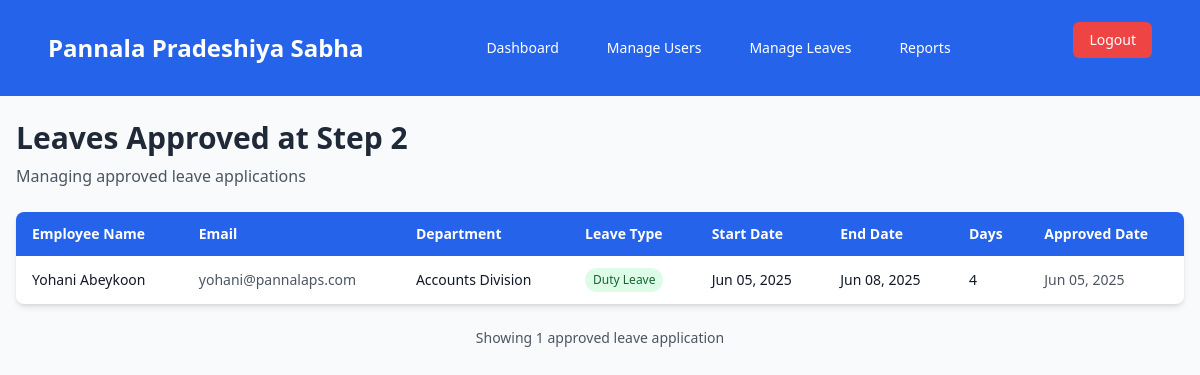
The page /admin/reports.php (signed in) on the database as committed earlier.
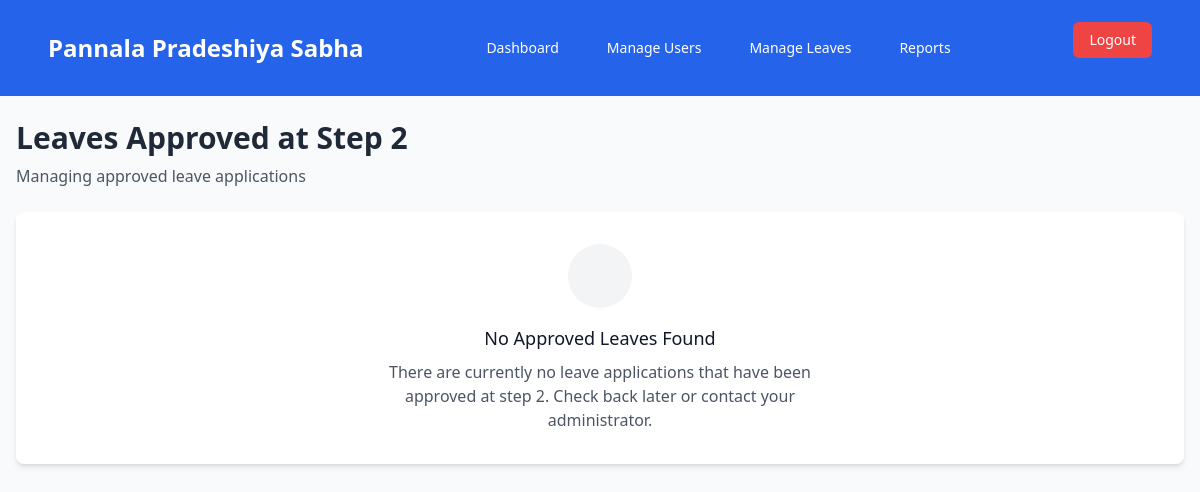
The same page on the database as committed later.
### tables this page shows
CREATE TABLE `wp_leave_request` (
  `request_id` int(11) NOT NULL,
  `user_id` int(11) NOT NULL,
  `leave_type` varchar(50) DEFAULT NULL,
  `leave_start_date` date NOT NULL,
  `leave_end_date` date NOT NULL,
  `number_of_days` int(11) NOT NULL,
  `reason` text DEFAULT NULL,
  `substitute` varchar(255) DEFAULT NULL,
  `status` int(11) DEFAULT NULL COMMENT '1-pending, 2-accept, 3-reject',
  `step_1_approver_id` int(11) DEFAULT NULL,
  `step_1_status` enum('pending','approved','rejected') DEFAULT 'pending',
  `step_1_date` datetime DEFAULT NULL,
  `step_2_approver_id` int(11) DEFAULT NULL,
  `step_2_status` enum('pending','approved','rejected') DEFAULT 'pending',
  `step_2_date` datetime DEFAULT NULL,
  `step_3_approver_id` int(11) DEFAULT NULL,
  `step_3_status` enum('pending','approved','rejected') DEFAULT 'pending',
  `step_3_date` datetime DEFAULT NULL,
  `final_status` enum('pending','approved','rejected') DEFAULT 'pending',
  `created_at` timestamp NOT NULL DEFAULT current_timestamp(),
  `updated_at` timestamp NOT NULL DEFAULT current_timestamp() ON UPDATE current_timestamp(),
  `sub_office` varchar(255) NOT NULL,
  `office_type` enum('head','sub') DEFAULT 'head',
  `rejection_remark` text DEFAULT NULL,
  `department_id` int(11) DEFAULT NULL
);

CREATE TABLE `wp_pradeshiya_sabha_users` (
  `ID` int(11) NOT NULL,
  `username` varchar(255) NOT NULL,
  `password` varchar(255) NOT NULL,
  `first_name` varchar(255) NOT NULL,
  `last_name` varchar(255) NOT NULL,
  `gender` enum('Male','Female') NOT NULL,
  `email` varchar(255) NOT NULL,
  `birthdate` date NOT NULL,
  `address` text NOT NULL,
  `NIC` varchar(12) NOT NULL,
  `service_number` varchar(50) NOT NULL,
  `phone_number` varchar(20) DEFAULT NULL,
  `designation` varchar(255) NOT NULL,
  `head_of_department` varchar(255) NOT NULL,
  `sub_office` varchar(255) NOT NULL,
  `date_of_joining` date NOT NULL,
  `created_at` timestamp NOT NULL DEFAULT current_timestamp(),
  `updated_at` timestamp NOT NULL DEFAULT current_timestamp() ON UPDATE current_timestamp(),
  `leave_balance` int(11) NOT NULL DEFAULT 20,
  `duty_leave_count` int(11) DEFAULT 0,
  `casual_leave_balance` int(11) DEFAULT 7,
  `sick_leave_balance` int(11) DEFAULT 7,
  `department_id` int(11) DEFAULT NULL,
  `designation_id` int(11) DEFAULT NULL
);

CREATE TABLE `wp_departments` (
  `department_id` int(11) NOT NULL,
  `department_name` varchar(255) NOT NULL
);

### admin/reports.php (the view, shortened to what this page needs)
<?php
require "../includes/dbconfig.php";
require "../includes/navbar.php";
$sql = "
    SELECT lr.*, u.first_name, u.last_name, u.email, d.department_name
    FROM wp_leave_request lr
    JOIN wp_pradeshiya_sabha_users u ON lr.user_id = u.ID
    LEFT JOIN wp_departments d ON u.department_id = d.department_id
    WHERE lr.step_2_status = 'approved'
    ORDER BY lr.step_2_date DESC
";
$stmt = $conn->prepare($sql);
$stmt->execute();
$result = $stmt->get_result();
?>
<!DOCTYPE html>
<html lang="en">
<head>
    <script src="https://cdn.tailwindcss.com"></script>
</head>
<body class="bg-gray-50 min-h-screen">
    <div class="container mx-auto px-4 py-6 max-w-7xl">
        <div class="mb-6">
            <h1 class="text-2xl md:text-3xl font-bold text-gray-800 mb-2">
                Leaves Approved at Step 2
            </h1>
            <p class="text-gray-600 text-sm md:text-base">
                Managing approved leave applications
            </p>
        </div>
        <?php if ($result->num_rows > 0): ?>
            <div class="hidden lg:block">
                <div class="bg-white rounded-lg shadow-md overflow-hidden">
                    <table class="min-w-full">
                        <thead class="bg-blue-600 text-white">
                            <tr>
                                <th class="py-3 px-4 text-left text-sm font-semibold">Employee Name</th>
                                <th class="py-3 px-4 text-left text-sm font-semibold">Email</th>
                                <th class="py-3 px-4 text-left text-sm font-semibold">Department</th>
                                <th class="py-3 px-4 text-left text-sm font-semibold">Leave Type</th>
                                <th class="py-3 px-4 text-left text-sm font-semibold">Start Date</th>
                                <th class="py-3 px-4 text-left text-sm font-semibold">End Date</th>
                                <th class="py-3 px-4 text-left text-sm font-semibold">Days</th>
                                <th class="py-3 px-4 text-left text-sm font-semibold">Approved Date</th>
                            </tr>
                        </thead>
                        <tbody class="divide-y divide-gray-200">
                            <?php while ($row = $result->fetch_assoc()): ?>
                                <tr class="hover:bg-gray-50 transition-colors">
                                    <td class="py-3 px-4 text-sm text-gray-900">
                                        <?= htmlspecialchars($row['first_name'] . ' ' . $row['last_name']) ?>
                                    </td>
                                    <td class="py-3 px-4 text-sm text-gray-600">
                                        <?= htmlspecialchars($row['email']) ?>
                                    </td>
                                    <td class="py-3 px-4 text-sm text-gray-900">
                                        <?= htmlspecialchars($row['department_name'] ?? 'N/A') ?>
                                    </td>
                                    <td class="py-3 px-4 text-sm">
                                        <span class="inline-flex px-2 py-1 text-xs font-medium bg-green-100 text-green-800 rounded-full">
                                            <?= htmlspecialchars($row['leave_type']) ?>
                                        </span>
                                    </td>
                                    <td class="py-3 px-4 text-sm text-gray-900">
                                        <?= htmlspecialchars(date('M d, Y', strtotime($row['leave_start_date']))) ?>
                                    </td>
                                    <td class="py-3 px-4 text-sm text-gray-900">
                                        <?= htmlspecialchars(date('M d, Y', strtotime($row['leave_end_date']))) ?>
                                    </td>
                                    <td class="py-3 px-4 text-sm font-medium text-gray-900">
                                        <?= htmlspecialchars($row['number_of_days']) ?>
                                    </td>
                                    <td class="py-3 px-4 text-sm text-gray-600">
                                        <?= htmlspecialchars(date('M d, Y', strtotime($row['step_2_date']))) ?>
                                    </td>
                                </tr>
                            <?php endwhile; ?>
                        </tbody>
                    </table>
                </div>
            </div>
                <?php
                $result->data_seek(0);
                ?>
            <div class="mt-6 text-center">
                <p class="text-sm text-gray-600">
                    Showing <?= $result->num_rows ?> approved leave application<?= $result->num_rows !== 1 ? 's' : '' ?>
                </p>
            </div>
        <?php else: ?>
            <div class="bg-white rounded-lg shadow-md p-8 text-center">
                <div class="mx-auto w-16 h-16 bg-gray-100 rounded-full flex items-center justify-center mb-4">
                </div>
                <h3 class="text-lg font-medium text-gray-900 mb-2">No Approved Leaves Found</h3>
                <p class="text-gray-600 max-w-md mx-auto">
                    There are currently no leave applications that have been approved at step 2.
                    Check back later or contact your administrator.
                </p>
            </div>
        <?php endif; ?>
    </div>
</body>
</html>

### includes/navbar.php (shortened to what this page needs)
<?php
$designation_id = $_SESSION['user']['designation_id'] ?? null;
function nav_link($href, $text)
{
    return "<a href=\"$href\" class=\"text-white hover:bg-blue-700 px-3 py-2 rounded-md text-sm font-medium transition duration-150 ease-in-out\">$text</a>";
}
echo '
<nav class="bg-blue-600 p-4">
    <div class="max-w-7xl mx-auto px-4 sm:px-6 lg:px-8">
        <div class="flex justify-between items-center h-16">
            <div class="text-white text-2xl font-bold">
                <a href="./dashboard.php">Pannala Pradeshiya Sabha</a>
            </div>
            <div class="hidden md:flex space-x-6">';
if ($designation_id == 7) {
    echo nav_link('/admin/dashboard.php', 'Dashboard');
    echo nav_link('/admin/manage-users.php', 'Manage Users');
    echo nav_link('/admin/manage-leaves.php', 'Manage Leaves');
    echo nav_link('/admin/reports.php', 'Reports');
}
elseif ($designation_id == 1) {
    echo nav_link('../admin/hod-leaves.php', 'Department Leave Requests');
    echo nav_link('../admin/approved-leaves.php', 'Approved Leaves');
}
elseif ($designation_id == 5 || $designation_id == 3) {
    echo nav_link('../admin/head-of-ps-approval.php', 'HOD Approved Leaves');
    echo nav_link('../admin/reports.php', 'Reports');
}
elseif ($designation_id == 6) {
    echo nav_link('/user/suboffice-leaves.php', 'SubOffice Leave Requests');
}
elseif ($designation_id == 8) {
    echo nav_link('../admin/leave-approvals.php', 'Leave Approvals');
    echo nav_link('../admin/leave-history.php', 'Leave History');
}
elseif ($designation_id == 9) {
    echo nav_link('/user/suboffice-dashboard.php', 'SubOffice Dashboard');
    echo nav_link('/user/suboffice-leaves.php', 'SubOffice Leave Requests');
}
elseif ($designation_id == 2) {
    echo nav_link('/user/my-leaves.php', 'My Leave Requests');
    echo nav_link('/user/profile.php', 'My Profile');
}
else {
    echo nav_link('/user/profile.php', 'Profile');
}
echo '
            </div>
            <div class="hidden md:block">
                <form method="POST" action="../logout.php" class="mt-0">
                    <button type="submit" class="bg-red-500 hover:bg-red-600 text-white px-4 py-2 rounded-md text-sm font-medium w-full transition duration-150 ease-in-out">
                        Logout
                    </button>
                </form>
            </div>
            <div class="md:hidden flex items-center">
                <button id="hamburger" class="text-white focus:outline-none">
                    <svg class="w-6 h-6" fill="none" stroke="currentColor" viewBox="0 0 24 24" xmlns="http://www.w3.org/2000/svg">
                        <path stroke-linecap="round" stroke-linejoin="round" stroke-width="2" d="M4 6h16M4 12h16M4 18h16"></path>
                    </svg>
                </button>
            </div>
        </div>
        <div id="mobile-menu" class="md:hidden bg-blue-600 text-white p-4 hidden">
';
echo '
            <form method="POST" action="../logout.php" class="mt-4">
                <button type="submit" class="bg-red-500 hover:bg-red-600 text-white px-4 py-2 rounded-md w-full transition duration-150 ease-in-out">
                    Logout
                </button>
            </form>
        </div>
    </div>
</nav>
<script>
    const hamburger = document.getElementById("hamburger");
    const mobileMenu = document.getElementById("mobile-menu");
    hamburger.addEventListener("click", () => {
        mobileMenu.classList.toggle("hidden");
    });
</script>
';
?>

Rows that differ between the two databases and show on the page:
removed wp_leave_request: user.last_name "Yohani Abeykoon", user.email "yohani@pannalaps.com", department.department_name "Accounts Division", leave_type "Duty Leave", leave_start_date "Jun 05, 2025", leave_end_date "Jun 08, 2025", number_of_days "4", step_2_date "Jun 05, 2025", status "1"
Other text that changed with them:
text no longer shown: "Employee Name Email Department Leave Type Start Date End Date Days Approved Date Showing approved leave application"
text now shown: "No Approved Leaves Found There are currently no leave applications that have been approved at step 2. Check back later or contact your administrator."
